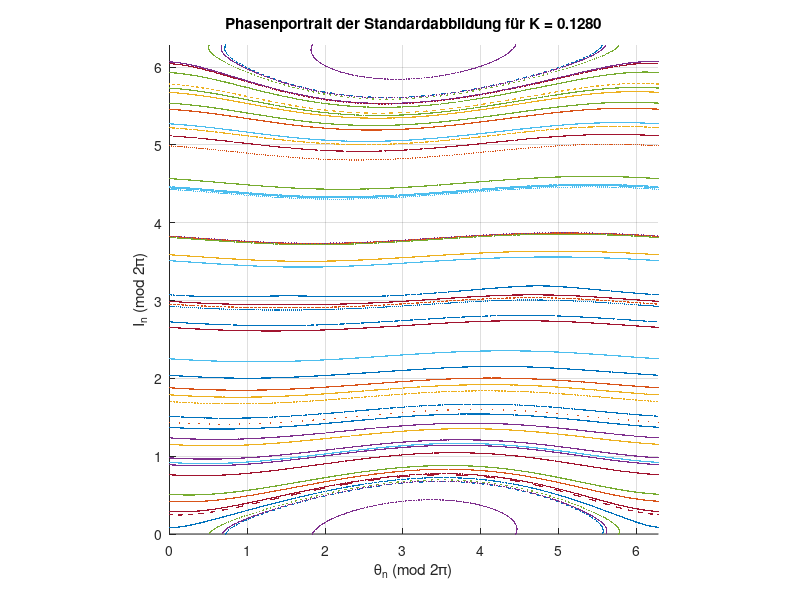
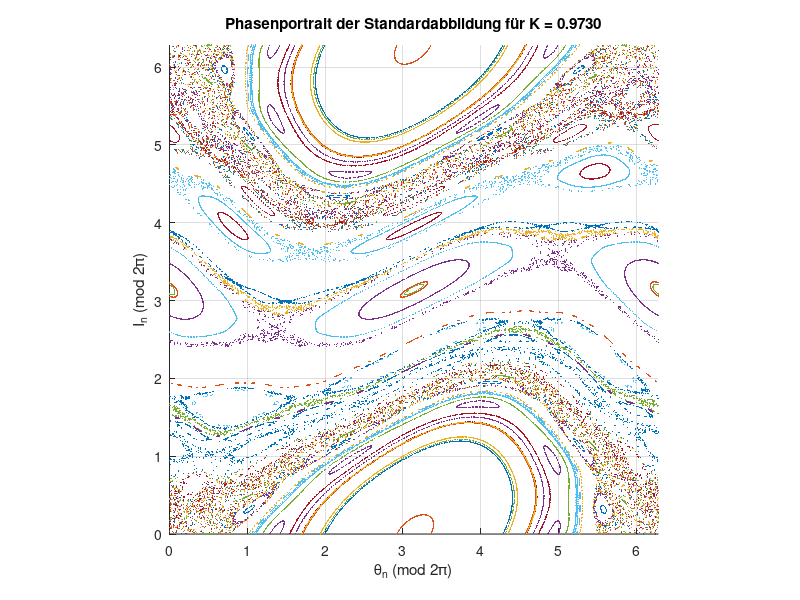
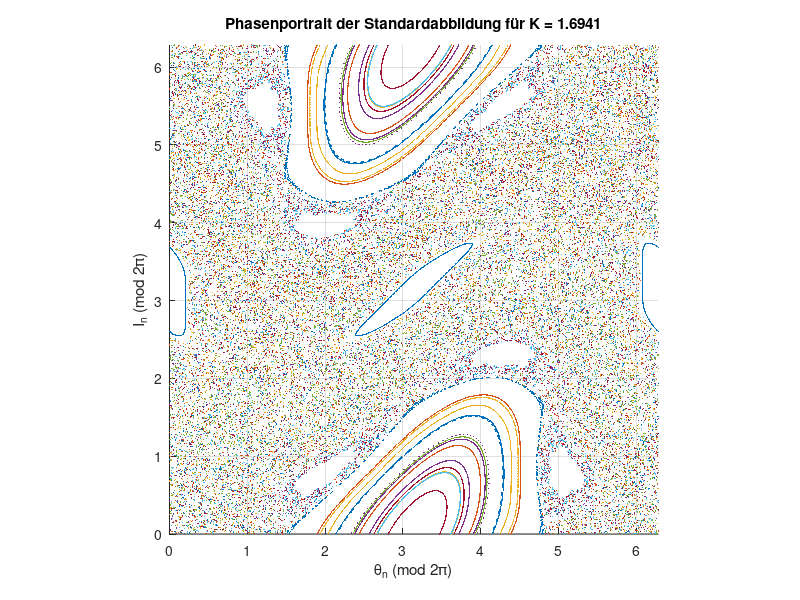

MATLAB code for these plots, in order:
% alle Parameter
num_trajectories = 50;    % Mindestens 50 Trajektorien
num_steps = 1000;         % Mindestens 1000 Schritte pro Trajektorie
two_pi = 2*pi;

% K1 im Intervall (0, 0.6]
K1_min = 0.01;
K1_max = 0.6;
K_values(1) = K1_min + (K1_max - K1_min) * rand(); 

% K2 im Intervall [0.9, 1.1]
K2_min = 0.9;
K2_max = 1.1;
K_values(2) = K2_min + (K2_max - K2_min) * rand();

% K3 im Intervall [1.4, 2.0]
K3_min = 1.4;
K3_max = 2.0;
K_values(3) = K3_min + (K3_max - K3_min) * rand();

fprintf('Gewählte K-Werte: K1=%.4f, K2=%.4f, K3=%.4f\n', K_values(1), K_values(2), K_values(3));

% Berechnund und plotten von Phasenportraits
for i = 1:length(K_values)
    K = K_values(i);
    
    figure; % Erstelle neues Fenster für jedes K
    hold on; % Halte Plot für alle trajektorien
    
    for traj = 1:num_trajectories
        % Zufällige Anfangswerte
        I0 = rand() * two_pi;
        theta0 = rand() * two_pi;
        
        % Arrays zum Speichern der Trajektorie
        I_traj = zeros(1, num_steps + 1);
        theta_traj = zeros(1, num_steps + 1);
        
        % Anfangswerte setzen
        I_traj(1) = I0;
        theta_traj(1) = theta0;
        
        % Iteriere die Standardabbildung
        I_curr = I0;
        theta_curr = theta0;
        
        for n = 1:num_steps
            I_next = mod(I_curr + K * sin(theta_curr), two_pi);
            theta_next = mod(theta_curr + I_next, two_pi);
            
            % Speichern
            I_traj(n+1) = I_next;
            theta_traj(n+1) = theta_next;
            
            % Update für nächsten Schritt
            I_curr = I_next;
            theta_curr = theta_next;
        end
        
        % Plotten der Trajektorie aus dem array
        % nur punkte plotten
        plot(theta_traj, I_traj, '.', 'MarkerSize', 2); 
    end
    
    hold off;
    
    % Alle Beschriftungen für Achsen, skalierung
    axis([0 two_pi 0 two_pi]); % Quadrat [0, 2pi] x [0, 2pi]
    axis square; % Gleiche Skalierung für x und y Achse
    xlabel('\theta_n (mod 2\pi)');
    ylabel('I_n (mod 2\pi)');
    title(sprintf('Phasenportrait der Standardabbildung für K = %.4f', K));
    grid on;
end